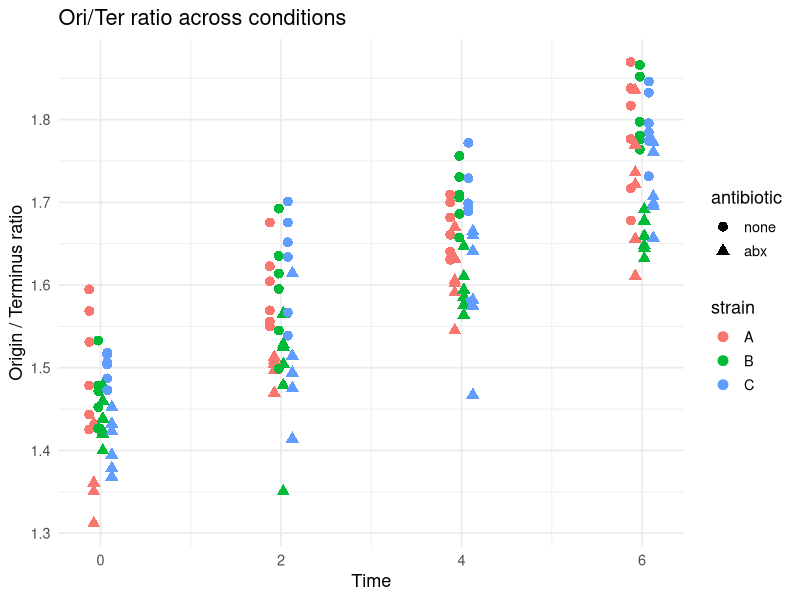
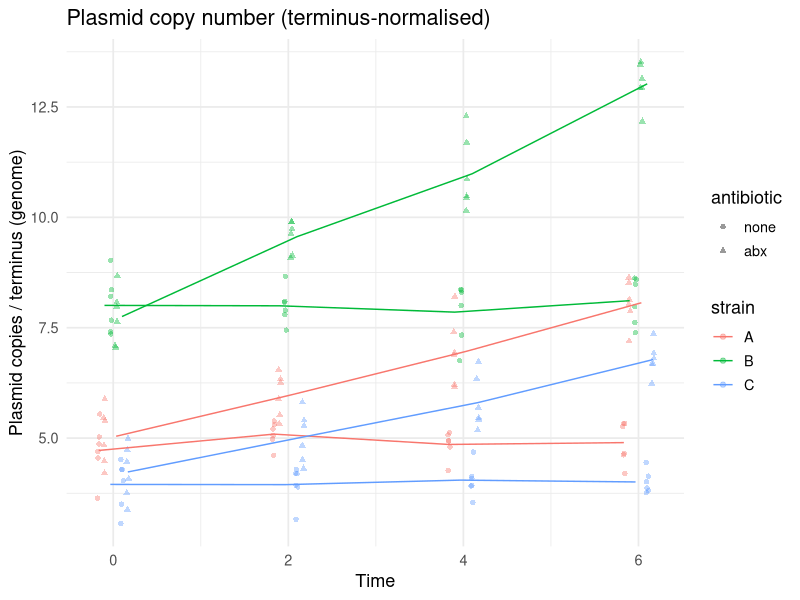
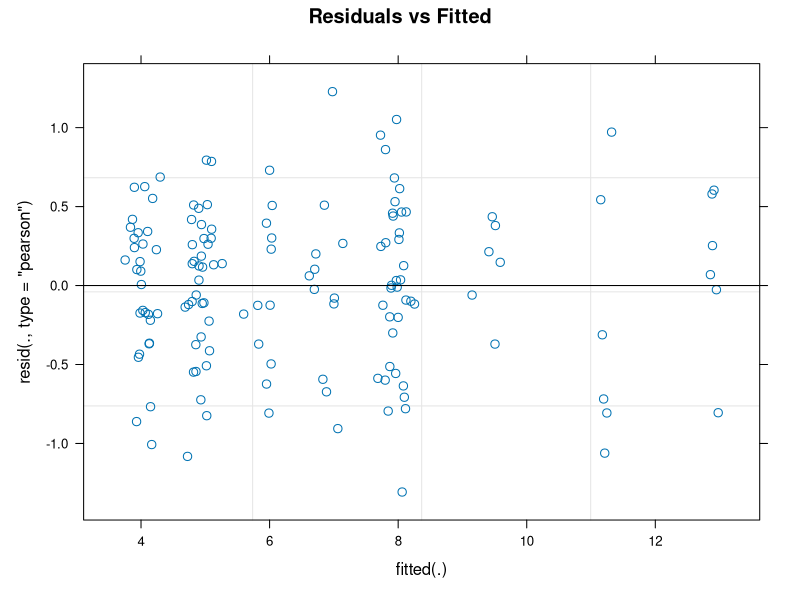
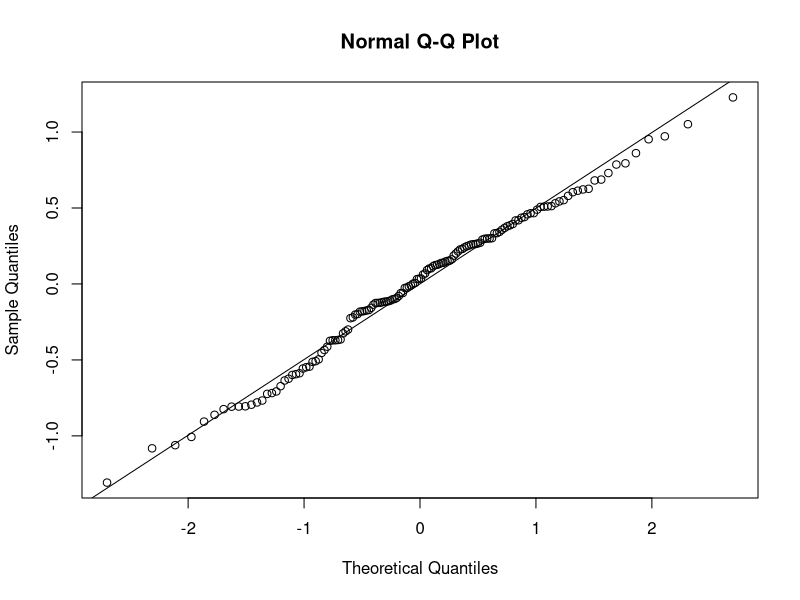
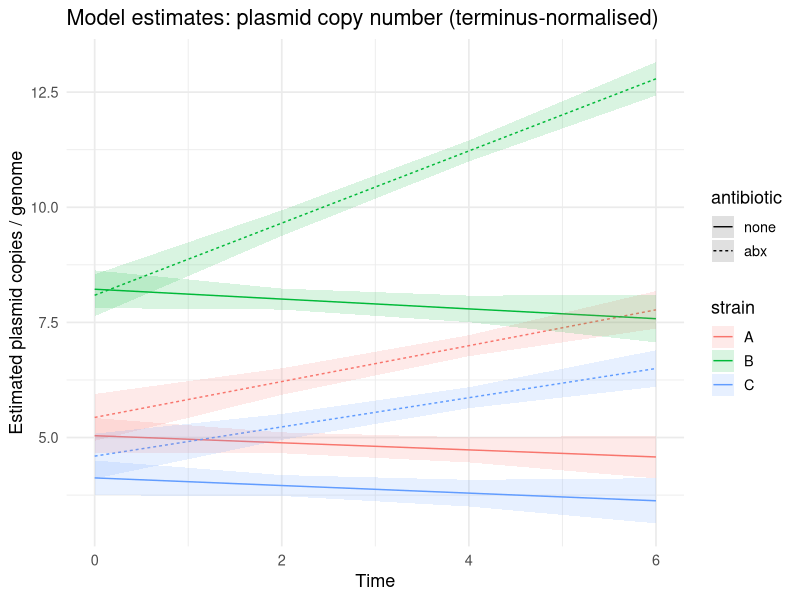
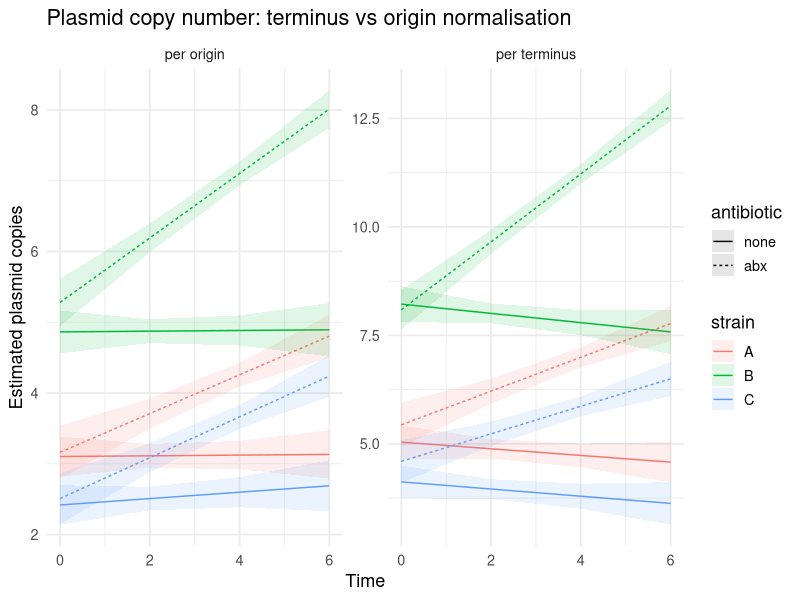

Write the R code that produced these figures, in order.
## ---- chunk 1
#| label: setup
#| message: false
#| warning: false

library(lme4)
library(lmerTest)  # p-values for fixed effects
library(ggplot2)
library(dplyr)
library(tidyr)
library(emmeans)

theme_set(theme_minimal(base_size = 13))
## ---- chunk 2
#| label: load-data

# ---- Replace this with your actual data file ----
# df <- read.csv("your_data.csv")

# ---- Simulated example data for testing the pipeline ----
set.seed(42)

strains <- c("A", "B", "C")
antibiotics <- c("none", "abx")
timepoints <- c(0, 2, 4, 6)

df <- expand.grid(
  strain = strains,
  antibiotic = antibiotics,
  timepoint = timepoints,
  bio_rep = 1:2,
  tech_rep = 1:3
) |>
  mutate(
    # simulate some biology: copy number varies by strain, responds to abx over time
    true_pcn = 5 +
      (strain == "B") * 3 +
      (strain == "C") * -1 +
      (antibiotic == "abx") * timepoint * 0.5 +
      (strain == "B" & antibiotic == "abx") * timepoint * 0.3,
    # ori/ter increases with growth, varies by condition (sample-level, no tech rep noise)
    ori_ter = 1.5 +
      timepoint * 0.05 +
      (antibiotic == "abx") * -0.1 +
      rnorm(n(), 0, 0.05),
    # bio rep random effect
    bio_effect = rep(rnorm(n() / 3, 0, 0.5), each = 3),
    # observed values with tech rep noise
    plasmid_per_ter = true_pcn + bio_effect + rnorm(n(), 0, 0.3),
    plasmid_per_ori = (true_pcn / ori_ter) + bio_effect / ori_ter + rnorm(n(), 0, 0.25),
  ) |>
  select(-true_pcn, -bio_effect)

# Ensure factors
df <- df |>
  mutate(
    strain = factor(strain),
    antibiotic = factor(antibiotic, levels = c("none", "abx")),
    bio_rep = factor(bio_rep),
    tech_rep = factor(tech_rep),
    # unique biological sample ID for random effect
    sample_id = interaction(strain, antibiotic, bio_rep, drop = TRUE)
  )

glimpse(df)
## ---- chunk 3
#| label: ori-ter-check

df |>
  distinct(strain, antibiotic, timepoint, bio_rep, ori_ter) |>
  ggplot(aes(x = timepoint, y = ori_ter, colour = strain, shape = antibiotic)) +
  geom_point(size = 3, position = position_dodge(width = 0.3)) +
  labs(y = "Origin / Terminus ratio", x = "Time") +
  ggtitle("Ori/Ter ratio across conditions")
## ---- chunk 4
#| label: raw-data-plot
#| fig-height: 5
#| fig-width: 9

df |>
  ggplot(aes(x = timepoint, y = plasmid_per_ter,
             colour = strain, shape = antibiotic)) +
  geom_point(alpha = 0.4, position = position_jitterdodge(jitter.width = 0.1,
                                                           dodge.width = 0.4)) +
  stat_summary(aes(group = interaction(strain, antibiotic)),
               fun = mean, geom = "line",
               position = position_dodge(width = 0.4)) +
  labs(y = "Plasmid copies / terminus (genome)", x = "Time") +
  ggtitle("Plasmid copy number (terminus-normalised)")
## ---- chunk 5
#| label: model-ter

mod_ter <- lmer(
  plasmid_per_ter ~ strain * antibiotic * timepoint + ori_ter +
    (1 | sample_id),
  data = df
)

summary(mod_ter)
## ---- chunk 6
#| label: model-comparison

mod_ter_2way <- lmer(
  plasmid_per_ter ~ (strain + antibiotic + timepoint)^2 + ori_ter +
    (1 | sample_id),
  data = df
)

anova(mod_ter_2way, mod_ter)
## ---- chunk 7
#| label: diagnostics-ter
#| fig-height: 4
#| fig-width: 8
#| layout-ncol: 2

plot(mod_ter, main = "Residuals vs Fitted")
qqnorm(resid(mod_ter)); qqline(resid(mod_ter))
## ---- chunk 8
#| label: emmeans-ter
#| fig-height: 5
#| fig-width: 9

# Predictions at each timepoint × strain × antibiotic
# ori_ter held at its mean
em_ter <- emmeans(mod_ter, ~ strain * antibiotic | timepoint,
                  at = list(timepoint = unique(df$timepoint)),
                  lmer.df = "satterthwaite")

em_df <- as.data.frame(em_ter)

ggplot(em_df, aes(x = timepoint, y = emmean,
                  colour = strain, linetype = antibiotic)) +
  geom_line() +
  geom_ribbon(aes(ymin = lower.CL, ymax = upper.CL, fill = strain),
              alpha = 0.15, colour = NA) +
  labs(y = "Estimated plasmid copies / genome",
       x = "Time") +
  ggtitle("Model estimates: plasmid copy number (terminus-normalised)")
## ---- chunk 9
#| label: slopes-ter

emtrends(mod_ter, pairwise ~ strain * antibiotic, var = "timepoint",
         lmer.df = "satterthwaite")
## ---- chunk 10
#| label: model-ori

mod_ori <- lmer(
  plasmid_per_ori ~ strain * antibiotic * timepoint + ori_ter +
    (1 | sample_id),
  data = df
)

summary(mod_ori)
## ---- chunk 11
#| label: comparison-plot
#| fig-height: 5
#| fig-width: 10

em_ori <- emmeans(mod_ori, ~ strain * antibiotic | timepoint,
                  at = list(timepoint = unique(df$timepoint)),
                  lmer.df = "satterthwaite") |>
  as.data.frame() |>
  mutate(normalisation = "per origin")

em_both <- em_df |>
  mutate(normalisation = "per terminus") |>
  bind_rows(em_ori)

ggplot(em_both, aes(x = timepoint, y = emmean,
                    colour = strain, linetype = antibiotic)) +
  geom_line() +
  geom_ribbon(aes(ymin = lower.CL, ymax = upper.CL, fill = strain),
              alpha = 0.12, colour = NA) +
  facet_wrap(~ normalisation, scales = "free_y") +
  labs(y = "Estimated plasmid copies", x = "Time") +
  ggtitle("Plasmid copy number: terminus vs origin normalisation")
## ---- chunk 12
#| label: ori-ter-effect

# Coefficient from the terminus model
fixef(mod_ter)["ori_ter"]
summary(mod_ter)$coefficients["ori_ter", ]

# Model without the covariate for comparison
mod_ter_no_ot <- lmer(
  plasmid_per_ter ~ strain * antibiotic * timepoint +
    (1 | sample_id),
  data = df
)

anova(mod_ter_no_ot, mod_ter)
## ---- chunk 13
#| label: descriptive

df |>
  group_by(strain, antibiotic, timepoint, bio_rep) |>
  summarise(
    pcn_ter = mean(plasmid_per_ter),
    pcn_ori = mean(plasmid_per_ori),
    ot = mean(ori_ter),
    .groups = "drop"
  ) |>
  group_by(strain, antibiotic, timepoint) |>
  summarise(
    n = n(),
    pcn_ter_mean = mean(pcn_ter),
    pcn_ter_sd = sd(pcn_ter),
    pcn_ori_mean = mean(pcn_ori),
    pcn_ori_sd = sd(pcn_ori),
    ori_ter_mean = mean(ot),
    .groups = "drop"
  ) |>
  knitr::kable(digits = 2)
